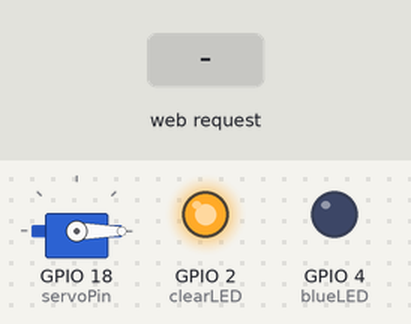
Bench run of a sketch on a simulated ESP32. Parts: servo, output pins drawn as LEDs (lit = HIGH). The inputs (shaded band) are chosen by the test bench. What the sketch prints to the serial monitor is not drawn.

Above: at 1.2 s.
1.3 s: HTTP request GET /open received
At 2.5 s:
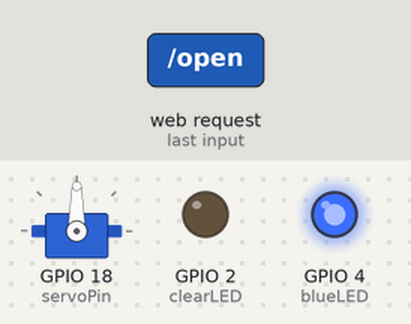
2.8 s: HTTP request GET /close received
At 3.6 s:
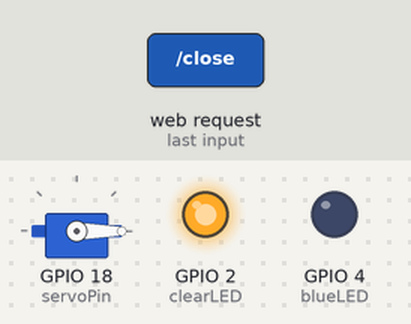
Timing chart, 0 to 5.8 s (numbered marks = the images above; inputs shaded):
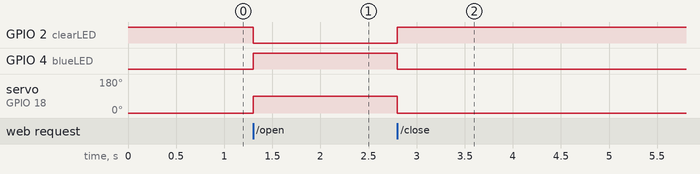

The sketch:

run-g.ino
```cpp
/*
  ESP32 Servo Web Control (Custom UI)
  ------------------------------------
  - ESP32 works as a WiFi Access Point (AP)
  - Serves the custom "Device Control" web page
  - Open  -> servo moves to open position, blue LED on, clear LED off
  - Close -> servo moves to closed position, clear LED on, blue LED off
  Required library: ESP32Servo (install via Library Manager)
*/

#include <WiFi.h>
#include <WebServer.h>
#include <ESP32Servo.h>

// ---- Access Point settings ----
const char* ssid     = "Badr_Servo";
const char* password = "badr12345";   // at least 8 characters

// ---- Pin assignments ----
const int servoPin  = 18;
const int clearLED  = 2;   // lights up on CLOSE
const int blueLED   = 4;   // lights up on OPEN

// ---- Servo angles ----
const int OPEN_ANGLE  = 90;
const int CLOSE_ANGLE = 0;

WebServer server(80);
Servo myServo;

// current state: "open" or "close"
String currentStatus = "close";

// ---- HTML page (matches the custom design) ----
const char PAGE_HTML[] PROGMEM = R"rawliteral(
<!DOCTYPE html>
<html lang="en">
<head>
<meta charset="UTF-8">
<title>Device Control</title>
<style>
  * { box-sizing: border-box; }
  body {
    margin: 0;
    font-family: -apple-system, BlinkMacSystemFont, "Segoe UI", Roboto, Arial, sans-serif;
    background: #f2f0f8;
  }
  .topbar {
    display: flex;
    align-items: center;
    justify-content: space-between;
    background: #3d2a86;
    color: #fff;
    padding: 18px 24px;
  }
  .topbar h1 { font-size: 26px; font-weight: 700; margin: 0; }
  .content {
    max-width: 960px;
    margin: 0 auto;
    padding: 40px 20px;
    text-align: center;
  }
  .content h2 { font-size: 30px; font-weight: 700; color: #1f1147; margin: 0 0 8px; }
  .content p.subtitle { color: #6b6480; font-size: 16px; margin: 0 0 16px; }
  .current-status {
    display: inline-block;
    margin-bottom: 24px;
    padding: 6px 16px;
    border-radius: 999px;
    font-size: 14px;
    font-weight: 600;
    background: #ece9f7;
    color: #3d2a86;
  }
  .cards { display: flex; gap: 24px; justify-content: center; flex-wrap: wrap; }
  .card { flex: 1 1 320px; max-width: 380px; border-radius: 16px; padding: 32px 24px; border: 1px solid; }
  .card.open { background: #eef7ee; border-color: #cfe8cf; }
  .card.close { background: #fbedec; border-color: #f3d3d0; }
  .icon-circle {
    width: 96px; height: 96px; margin: 0 auto 20px; border-radius: 50%;
    display: flex; align-items: center; justify-content: center;
    background: #fff; border: 2px solid;
  }
  .card.open .icon-circle { border-color: #4c9a4c; }
  .card.close .icon-circle { border-color: #c94b3f; }
  .icon-circle svg { width: 40px; height: 40px; }
  .card h3 { font-size: 26px; font-weight: 700; margin: 0 0 6px; }
  .card.open h3 { color: #3f8f3f; }
  .card.close h3 { color: #c0392b; }
  .card p { color: #55506a; font-size: 15px; margin: 0 0 24px; }
  .btn {
    display: block; width: 100%; border: none; border-radius: 8px;
    padding: 16px; font-size: 17px; font-weight: 600; color: #fff;
    cursor: pointer; transition: filter 0.15s ease;
  }
  .btn:hover { filter: brightness(0.92); }
  .btn:disabled { opacity: 0.6; cursor: not-allowed; }
  .btn.open-btn { background: #4c9a4c; }
  .btn.close-btn { background: #c0392b; }
  @media (max-width: 480px) {
    .topbar h1 { font-size: 20px; }
    .content h2 { font-size: 24px; }
  }
</style>
</head>
<body>

  <div class="topbar">
    <div></div>
    <h1>Device Control</h1>
    <div></div>
  </div>

  <div class="content">
    <h2>Control Panel</h2>
    <p class="subtitle">Click a button to control the device</p>
    <div class="current-status" id="statusBadge">جارِ التحميل...</div>

    <div class="cards">
      <div class="card open">
        <div class="icon-circle">
          <svg viewBox="0 0 24 24" fill="none" stroke="#4c9a4c" stroke-width="2" stroke-linecap="round" stroke-linejoin="round">
            <rect x="4" y="11" width="12" height="9" rx="2" fill="#4c9a4c" stroke="none"/>
            <path d="M8 11V7a4 4 0 0 1 7.5-2" />
          </svg>
        </div>
        <h3>OPEN</h3>
        <p>Open the device</p>
        <button class="btn open-btn" id="openBtn" onclick="controlDevice('open')">Open</button>
      </div>

      <div class="card close">
        <div class="icon-circle">
          <svg viewBox="0 0 24 24" fill="none" stroke="#c94b3f" stroke-width="2" stroke-linecap="round" stroke-linejoin="round">
            <rect x="4" y="11" width="16" height="9" rx="2" fill="#c94b3f" stroke="none"/>
            <path d="M7 11V7a5 5 0 0 1 10 0v4" />
          </svg>
        </div>
        <h3>CLOSE</h3>
        <p>Close the device</p>
        <button class="btn close-btn" id="closeBtn" onclick="controlDevice('close')">Close</button>
      </div>
    </div>
  </div>

<script>
  const statusBadge = document.getElementById('statusBadge');
  const openBtn = document.getElementById('openBtn');
  const closeBtn = document.getElementById('closeBtn');

  function renderStatus(status) {
    statusBadge.textContent = status === 'open' ? 'الحالة الحالية: مفتوح' : 'الحالة الحالية: مغلق';
  }

  function fetchStatus() {
    fetch('/status')
      .then(res => res.json())
      .then(data => { if (data && data.status) renderStatus(data.status); })
      .catch(() => { statusBadge.textContent = 'تعذر الاتصال بالخادم'; });
  }

  function controlDevice(action) {
    openBtn.disabled = true;
    closeBtn.disabled = true;

    fetch('/' + action)
      .then(res => res.json())
      .then(data => {
        if (data.success) { renderStatus(data.status); }
        else { alert('حدث خطأ: ' + data.error); }
      })
      .catch(() => alert('تعذر الاتصال بالخادم'))
      .finally(() => {
        openBtn.disabled = false;
        closeBtn.disabled = false;
      });
  }

  fetchStatus();
</script>

</body>
</html>
)rawliteral";

// ---- Handlers ----
void handleRoot() {
  server.send_P(200, "text/html", PAGE_HTML);
}

void handleStatus() {
  String json = "{\"status\":\"" + currentStatus + "\"}";
  server.send(200, "application/json", json);
}

void handleOpen() {
  myServo.write(OPEN_ANGLE);
  digitalWrite(blueLED, HIGH);
  digitalWrite(clearLED, LOW);
  currentStatus = "open";
  server.send(200, "application/json", "{\"success\":true,\"status\":\"open\"}");
}

void handleClose() {
  myServo.write(CLOSE_ANGLE);
  digitalWrite(clearLED, HIGH);
  digitalWrite(blueLED, LOW);
  currentStatus = "close";
  server.send(200, "application/json", "{\"success\":true,\"status\":\"close\"}");
}

void setup() {
  Serial.begin(115200);

  pinMode(clearLED, OUTPUT);
  pinMode(blueLED, OUTPUT);
  digitalWrite(clearLED, HIGH);   // start in "closed" state
  digitalWrite(blueLED, LOW);

  myServo.attach(servoPin);
  myServo.write(CLOSE_ANGLE);

  WiFi.softAP(ssid, password);
  Serial.print("Access Point started. IP address: ");
  Serial.println(WiFi.softAPIP());   // usually 192.168.4.1

  server.on("/", handleRoot);
  server.on("/status", handleStatus);
  server.on("/open", handleOpen);
  server.on("/close", handleClose);

  server.begin();
  Serial.println("Web server started.");
}

void loop() {
  server.handleClient();
}
```

Measured:
- after the input at 1.3 s, GPIO 2 (clearLED): HIGH → LOW at once; GPIO 4 (blueLED): LOW → HIGH at once; servo on GPIO 18 (servoPin): 0° → 90° at once
- after the input at 2.8 s, GPIO 2 (clearLED): LOW → HIGH at once; GPIO 4 (blueLED): HIGH → LOW at once; servo on GPIO 18 (servoPin): 90° → 0° at once
